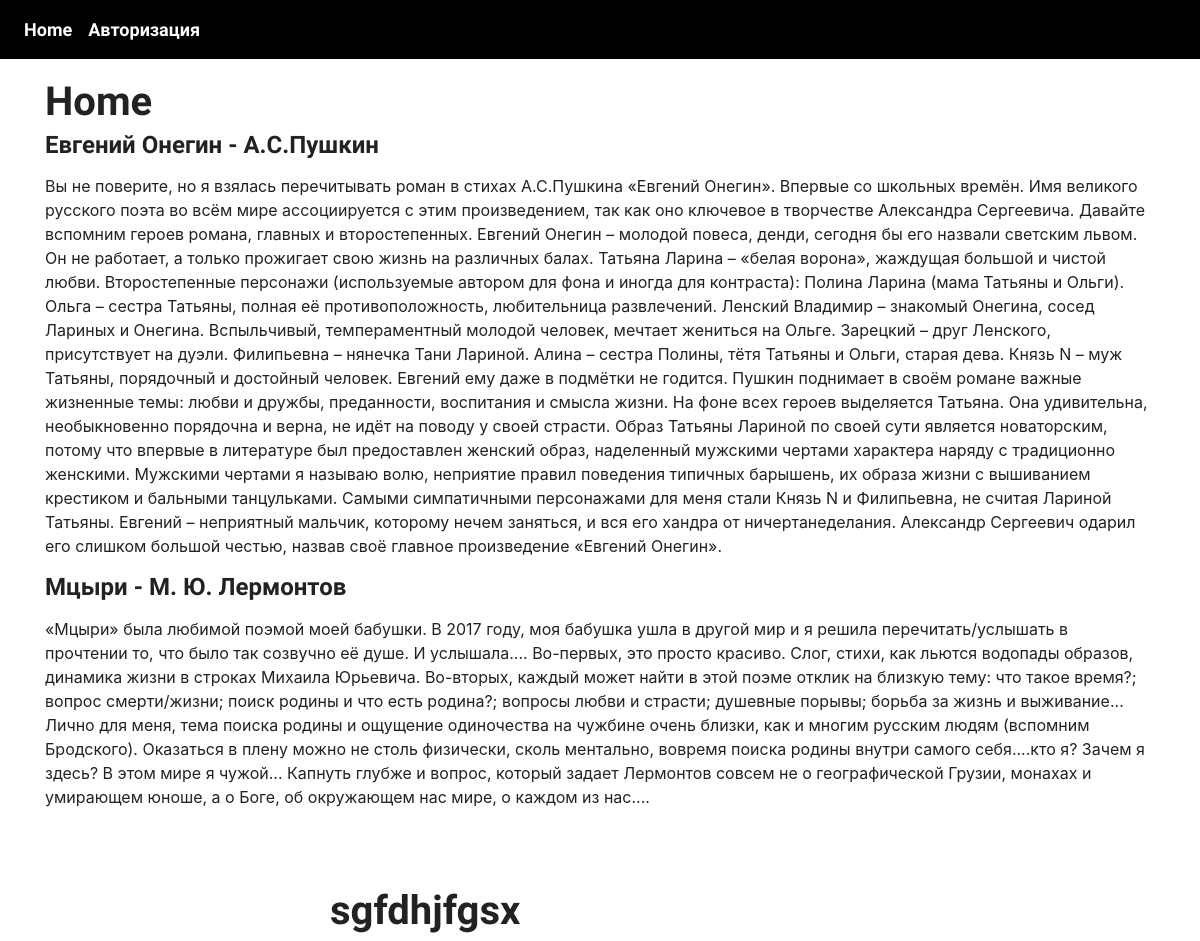
The page / on the database its author committed.
### blog/models.py (models this page shows, shortened)
class Comment(models.Model):
    title = models.CharField(max_length=200)
    text = models.TextField()

### blog/views.py (the view)
# urls.py: path('', views.home, name='home'),
def home(request):
    comments = Comment.objects.all()
    context = {
        'comments': comments
    }
    return render(request, 'blog/home.html', context)

### blog/templates/blog/home.html (shortened to what this page needs)
{% extends 'blog/base.html' %}
{% block con %}
    <h1>sgfdhjfgsx</h1>
{% endblock %}
{% block content %}
    <h1>Home</h1>
    {% for comment in comments %}
        <h4>{{ comment.title|linebreaks }}</h4>
        <h8>{{ comment.text|linebreaks }}</h8>
    {% endfor %}
{% endblock %}

### blog/templates/blog/base.html (shortened to what this page needs)
{% load staticfiles %}
<!doctype html>
<html lang="ru">
  <head>
    <link href="https://stackpath.bootstrapcdn.com/bootswatch/4.1.1/journal/bootstrap.min.css" rel="stylesheet">
    <link href="{% static 'blog/style.css' %}" rel="stylesheet">
  </head>
  <body>
    <nav class="navbar navbar-expand-md navbar-dark bg-dark fixed-top">
      <div class="collapse navbar-collapse" id="navbarsExampleDefault">
        <ul class="navbar-nav mr-auto">
          <li class="nav-item active">
            <a class="nav-link" href="{% url 'home' %}">Home <span class="sr-only">(current)</span></a>
          </li>
           <li class="nav-item active">
          <a class="nav-link" href="http://127.0.0.1:8000/admin">Авторизация</a>
          </li>
        </ul>
      </div>
    </nav>
    <div class="container main-content">
        {% block content %}
        {% endblock %}
    </div>
    <div class="con main-con">
        {% block con %}
        {% endblock %}
    </div>
  </body>
</html>

### blog/static/blog/style.css (style rules this page uses)
.main-con { margin-top: 80px; margin-left: 330px; }
.main-content { margin-top: 80px; }

### rows shown on the page
Comment: title "Евгений Онегин - А.С.Пушкин", text "Вы не поверите, но я взялась перечитывать роман в стихах А.С.Пушкина «Евгений Онегин». Впервые со школьных времён. Имя великого русского поэта во всём мире ассоциируется с этим произведением, так как оно ключевое в творчестве Александра Сергеевича. Давайте вспомним героев романа, главных и второстепенных. Евгений Онегин – молодой повеса, денди, сегодня бы его назвали светским львом. Он не работает, а только прожигает свою жизнь на различных балах. Татьяна Ларина – «белая ворона», жаждущая большой и чистой любви. Второстепенные персонажи (используемые автором для фона и иногда для контраста): Полина Ларина (мама Татьяны и Ольги). Ольга – сестра Татьяны, полная её противоположность,…"
Comment: title "Мцыри - М. Ю. Лермонтов", text "«Мцыри» была любимой поэмой моей бабушки. В 2017 году, моя бабушка ушла в другой мир и я решила перечитать/услышать в прочтении то, что было так созвучно её душе. И услышала.... Во-первых, это просто красиво. Слог, стихи, как льются водопады образов, динамика жизни в строках Михаила Юрьевича. Во-вторых, каждый может найти в этой поэме отклик на близкую тему: что такое время?; вопрос смерти/жизни; поиск родины и что есть родина?; вопросы любви и страсти; душевные порывы; борьба за жизнь и выживание... Лично для меня, тема поиска родины и ощущение одиночества на чужбине очень близки, как и многим русским людям (вспомним Бродского). Оказаться в плену можно не столь физически, сколь ментально,…"
